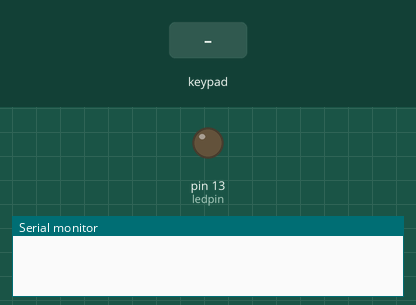
Recording of a sketch running on a simulated Arduino Uno, built with avr-gcc and run on an emulated ATmega328P. Parts: output pins drawn as LEDs (lit = HIGH), the last lines printed to the serial monitor. The inputs (shaded band) are chosen by the test bench.

Above: at 1.2 s.
1.3 s: key '6' pressed
At 2.1 s:
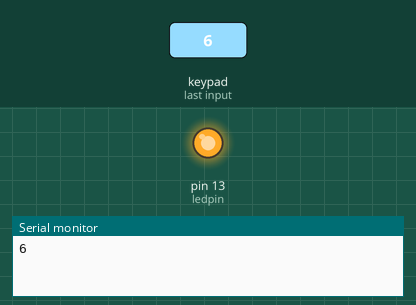
2.8 s: keypad keys 9 8 7 6 # pressed 0.4 s apart
At 3.7 s:
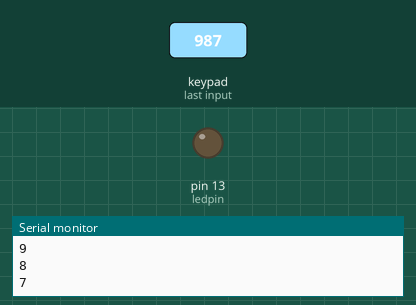
7.8 s: key '9' pressed
At 8.2 s:
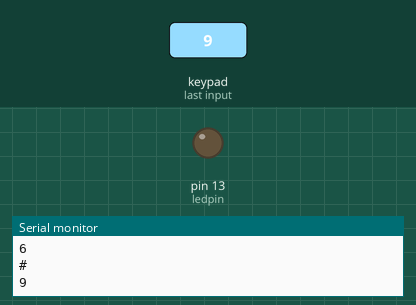
9.3 s: keypad keys 9 8 7 6 * pressed 0.4 s apart
At 11.4 s:
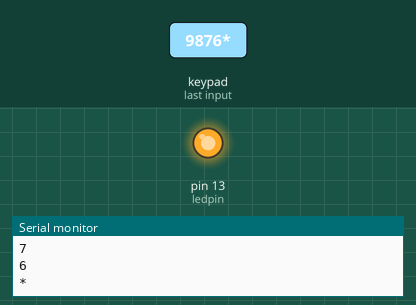
12.8 s: keypad keys 9 8 7 6 D pressed 0.4 s apart
At 13.1 s:
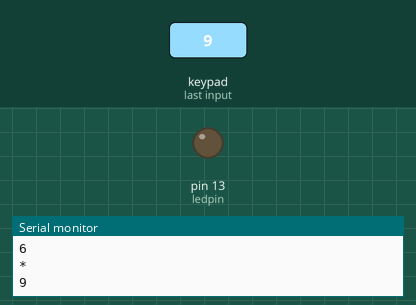
Timing chart, 0 to 15.8 s (numbered marks = the images above; inputs shaded):
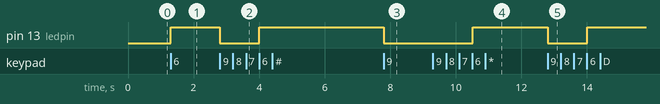

Measured:
- after the input at 1.3 s, pin 13 (ledpin): LOW → HIGH at once
- after the input at 2.8 s, pin 13 (ledpin): HIGH → LOW at once, → HIGH 1.2 s later
- after the input at 7.8 s, pin 13 (ledpin): HIGH → LOW at once
- after the input at 9.3 s, pin 13 (ledpin): LOW → HIGH after 1.2 s
- after the input at 12.8 s, pin 13 (ledpin): HIGH → LOW at once, → HIGH 1.2 s later

The sketch:

keypad-4x4.ino
```cpp
#include <Keypad.h>
#define ledpin 13
const byte ROWS = 4;
const byte COLS = 4;

char hexaKeys[ROWS][COLS] = {
  {'1', '2', '3', 'A'},
  {'4', '5', '6', 'B'},
  {'7', '8', '9', 'C'},
  {'*', '0', '#', 'D'}
};

byte rowPins[ROWS] = {9, 8, 7, 6};
byte colPins[COLS] = {5, 4, 3, 2};

Keypad customKeypad = Keypad(makeKeymap(hexaKeys), rowPins, colPins, ROWS, COLS);

void setup(){
  pinMode(ledpin,OUTPUT);
  Serial.begin(9600);

}

void loop(){
  char customKey = customKeypad.getKey();

  if (customKey){
    Serial.println(customKey);
    if(customKey == '6')
    {
      digitalWrite(ledpin,HIGH);
    }
    else if(customKey== '9')
    {
      digitalWrite(ledpin,LOW);
    }
  }
}
```
